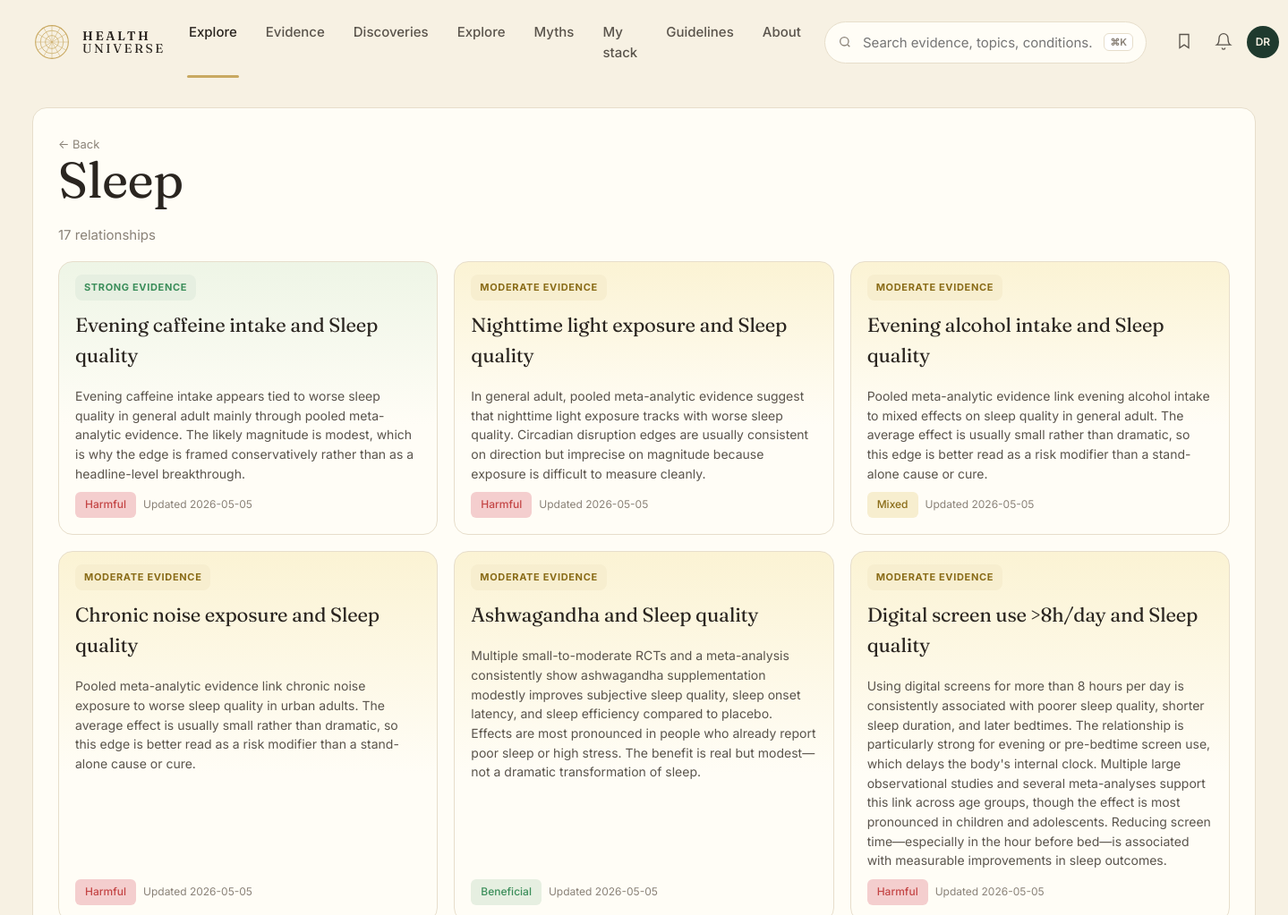
/category/sleep (upper part), run on an earlier commit of the app's database.
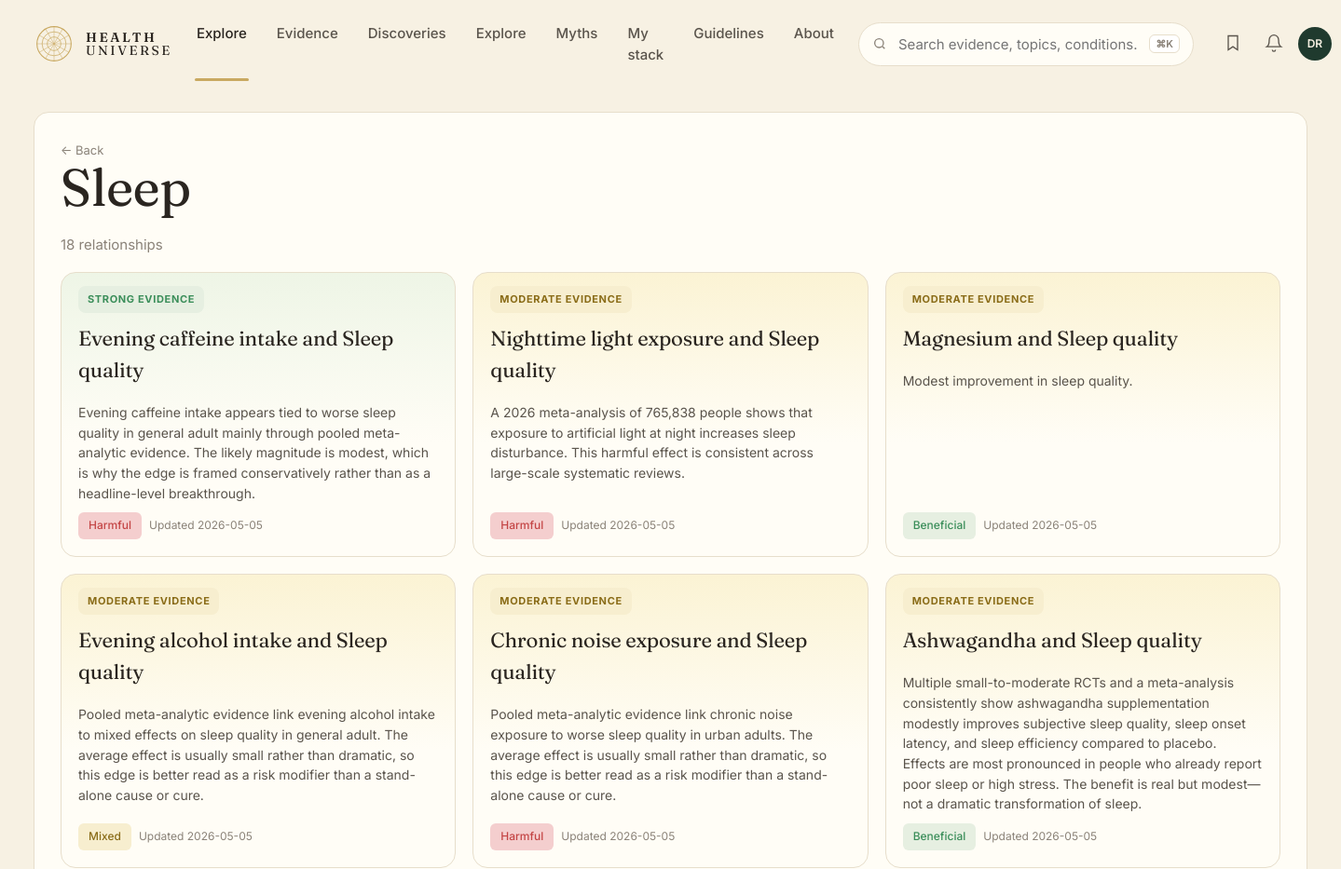
And on a later commit of the database.
### tables this page shows
CREATE TABLE edge (
    id              INTEGER PRIMARY KEY,
    factor_id       INTEGER NOT NULL REFERENCES entity(id),
    outcome_id      INTEGER NOT NULL REFERENCES entity(id),
    direction       TEXT NOT NULL CHECK (direction IN (
                      'protective','harmful','neutral','u_shaped','mixed')),
    tier            TEXT NOT NULL CHECK (tier IN ('A','B','C','D','X','deprecated')),
    effect_size     TEXT,         -- qualitative: trivial/small/moderate/large
    effect_quant    TEXT,         -- e.g. "RR 0.82 (0.74-0.91)"
    population      TEXT,         -- e.g. "adults>50; ApoE4 carriers"
    mechanism       TEXT,         -- 1-paragraph plain English
    summary         TEXT,         -- card body copy
    caveats         TEXT,
    seed_source     TEXT NOT NULL CHECK (seed_source IN ('claude_seed','gemma_daily','manual')),
    created_at      TEXT NOT NULL DEFAULT (datetime('now')),
    updated_at      TEXT NOT NULL DEFAULT (datetime('now')),
    last_reviewed   TEXT NOT NULL DEFAULT (datetime('now')), embedding BLOB, embedded_at TEXT,
    UNIQUE(factor_id, outcome_id, population)
);

CREATE TABLE entity (
    id            INTEGER PRIMARY KEY,
    slug          TEXT NOT NULL UNIQUE,
    name          TEXT NOT NULL,
    kind          TEXT NOT NULL CHECK (kind IN (
                    'food','nutrient','supplement','drug','activity',
                    'behavior','environmental','pathogen','gene',
                    'biomarker','condition','process')),
    aliases       TEXT,           -- JSON array
    description   TEXT,
    created_at    TEXT NOT NULL DEFAULT (datetime('now')),
    updated_at    TEXT NOT NULL DEFAULT (datetime('now'))
, embedding BLOB, embedded_at TEXT);

### web/app.py (the view)
@app.get("/category/{slug}", response_class=HTMLResponse)
def category(request: Request, slug: str):
    cat = next((c for c in CATEGORIES if c["slug"] == slug), None)
    if not cat:
        return HTMLResponse("Not found", status_code=404)
    with connect() as conn:
        if "kinds" in cat:
            placeholders = ",".join("?" * len(cat["kinds"]))
            rows = conn.execute(f"""
                SELECT e.id, e.tier, e.direction, e.summary, e.updated_at,
                       f.name AS f_name, o.name AS o_name
                FROM edge e
                JOIN entity f ON f.id = e.factor_id
                JOIN entity o ON o.id = e.outcome_id
                WHERE f.kind IN ({placeholders})
                ORDER BY CASE e.tier WHEN 'A' THEN 1 WHEN 'B' THEN 2
                              WHEN 'C' THEN 3 WHEN 'X' THEN 4 ELSE 5 END,
                         e.updated_at DESC""", cat["kinds"]).fetchall()
        else:
            placeholders = ",".join("?" * len(cat["outcomes"]))
            rows = conn.execute(f"""
                SELECT e.id, e.tier, e.direction, e.summary, e.updated_at,
                       f.name AS f_name, o.name AS o_name
                FROM edge e
                JOIN entity f ON f.id = e.factor_id
                JOIN entity o ON o.id = e.outcome_id
                WHERE o.slug IN ({placeholders})
                ORDER BY CASE e.tier WHEN 'A' THEN 1 WHEN 'B' THEN 2
                              WHEN 'C' THEN 3 WHEN 'X' THEN 4 ELSE 5 END,
                         e.updated_at DESC""", cat["outcomes"]).fetchall()
    return render(request, "list.html", {
        "title": cat["label"],
        "edges": [dict(r) for r in rows],
    })

### web/templates/list.html (shortened to what this page needs)
{% extends "base.html" %}
{% block content %}
<section class="list-page">
  <a class="back" href="/">← Back</a>
  <h1>{{ title }}</h1>
  <p class="muted">{{ edges|length }} relationship{{ edges|length != 1 and "s" or "" }}</p>
  <div class="list-grid">
    {% for e in edges %}
    <a class="feat-card tier-bg-{{ e.tier }}" href="/edge/{{ e.id }}">
      <span class="pill tier-{{ e.tier }}">{{ TIER_LABEL[e.tier] | upper }}</span>
      <h3>{{ e.f_name }} and {{ e.o_name }}</h3>
      <p>{{ e.summary }}</p>
      <div class="feat-meta">
        <span class="badge dir-{{ e.direction }}">{{ DIRECTION_LABEL[e.direction] }}</span>
        <span class="muted small">Updated {{ e.updated_at[:10] }}</span>
      </div>
    </a>
    {% else %}
    <div class="empty">No relationships in this category yet.</div>
    {% endfor %}
  </div>
</section>
{% endblock %}

What changed in the data, as far as the page shows it:
no longer on this page (row unchanged): edge: tier "MODERATE EVIDENCE", f_name "Digital screen use >8h/day", o_name "Sleep quality", summary "Using digital screens for more than 8 hours per day is consistently associated with poorer sleep quality, shorter sleep duration, and later bedtimes. The relationship is particularly strong for evening or pre-bedtime screen use, which delays the body's internal clock. Multiple large observational studies and several meta-analyses support this link across age groups, though the effect is most pronounced in children and adolescents. Reducing screen time—especially in the hour before bed—is associated with measurable improvements in sleep outcomes.", direction "Harmful", updated_at "2026-05-05"
changed edge "Nighttime light exposure": summary "In general adult, pooled meta-analytic evidence suggest that nighttime light exposure tracks with worse sleep quality. Circadian disruption edges are usually consistent on direction but imprecise on magnitude because exposure is difficult to measure cleanly." → "A 2026 meta-analysis of 765,838 people shows that exposure to artificial light at night increases sleep disturbance. This harmful effect is consistent across large-scale systematic reviews."
added edge: tier "MODERATE EVIDENCE", f_name "Magnesium", o_name "Sleep quality", summary "Modest improvement in sleep quality.", direction "Beneficial", updated_at "2026-05-05"
Also different on the page:
{{ edges|length }}: "17" → "18"
